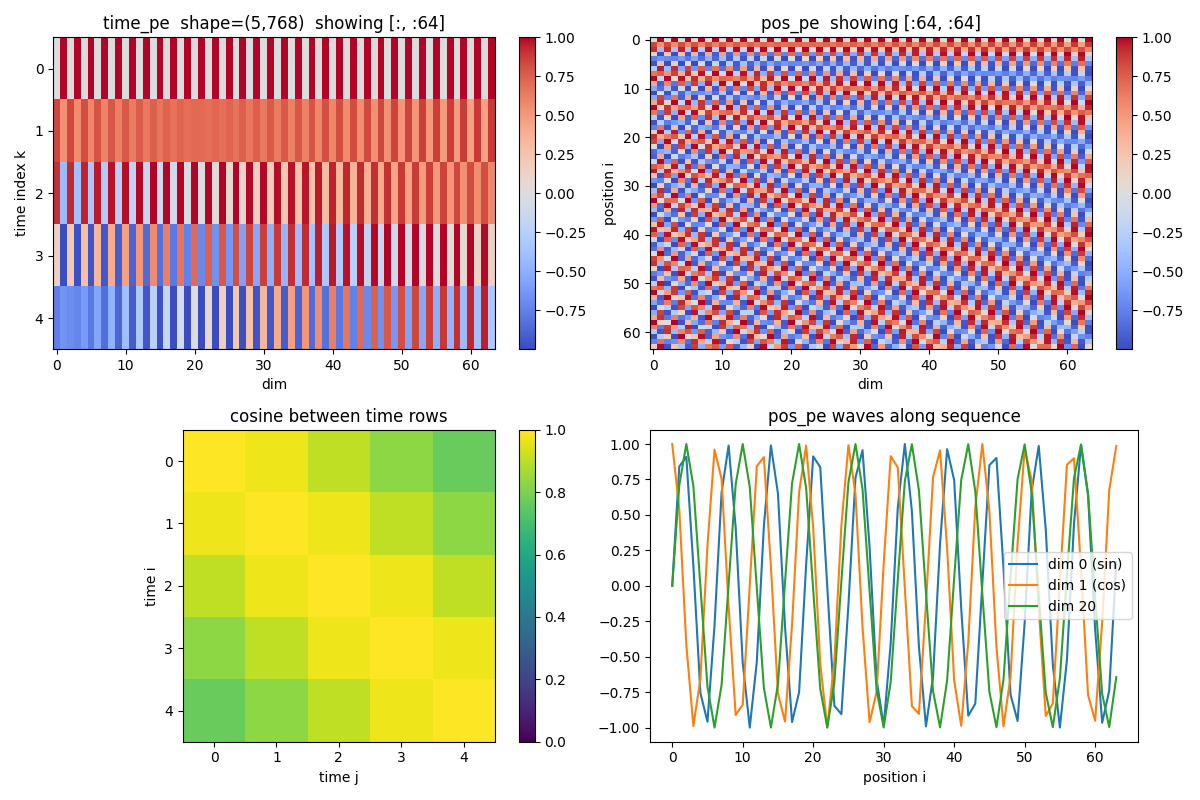

Source code (Python):
#!/usr/bin/env python3
"""JEPA data / PE EDA (2026-08-05).

Sanity-check LPS src↔tgt pairing and visualize TimePosSin encodings.
Output figure: docs/examples/jepa_eda.png (same dir as this script).
See docs/examples/JEPA_README.md.
"""
from datasets import load_from_disk
from pathlib import Path

ROOT = Path("/home/stuke1/perturbgen/T_perturb/tokenized_data/LPS_all_tps_2k")
OUT_PNG = Path(__file__).resolve().parent / "jepa_eda.png"
src = load_from_disk(ROOT / "dataset_2000_hvg_src/normal.dataset")
t1  = load_from_disk(ROOT / "dataset_2000_hvg_tgt/1_90m_LPS.dataset")
t2  = load_from_disk(ROOT / "dataset_2000_hvg_tgt/2_6h_LPS.dataset")
t3  = load_from_disk(ROOT / "dataset_2000_hvg_tgt/3_10h_LPS.dataset")

print(len(src), len(t1), src.column_names)
row = src[0]
print(type(row["input_ids"]), len(row["input_ids"]), min(row["input_ids"]), max(row["input_ids"]))
print(t1[0].keys())
print(t1[0]["cell_pairing_index"], src[0]["cell_pairing_index"])  # should match for same i

i = 0
print("types", src[i]["cell_type_harmonized"], t1[i]["cell_type_harmonized"])
print("times", src[i]["time_after_LPS"], t1[i]["time_after_LPS"])
print("pairing ids", src[i]["cell_pairing_index"], t1[i]["cell_pairing_index"])

i = 0  # change to 1, 100, ...

sample = {
    "src": src[i],
    "t1": t1[i],
    "t2": t2[i],
    "t3": t3[i],
}

print("=== Step B: getitem-style sample at i =", i, "===")
print(
    "types:",
    sample["src"]["cell_type_harmonized"],
    sample["t1"]["cell_type_harmonized"],
    sample["t2"]["cell_type_harmonized"],
    sample["t3"]["cell_type_harmonized"],
)
print(
    "times:",
    sample["src"]["time_after_LPS"],
    sample["t1"]["time_after_LPS"],
    sample["t2"]["time_after_LPS"],
    sample["t3"]["time_after_LPS"],
)

for name, row in sample.items():
    ids = row["input_ids"]
    print(
        f"{name}: L={len(ids)}  min={min(ids)} max={max(ids)}  "
        f"pairing={row['cell_pairing_index']}"
    )




import pickle
import torch
from torch.nn.utils.rnn import pad_sequence
from perturbgen.pp import TOKEN_DICTIONARY_FILE

with open(TOKEN_DICTIONARY_FILE, "rb") as f:
    gene_token_dict = pickle.load(f)

PAD = gene_token_dict["<pad>"]   # usually 0
CLS = gene_token_dict["<cls>"]
EOS = gene_token_dict["<eos>"]
print("PAD/CLS/EOS =", PAD, CLS, EOS)


def ids_to_tensor(ids, strip_special=False):
    t = torch.tensor(ids, dtype=torch.long)
    if strip_special:
        t = t[(t != CLS) & (t != EOS)]
    return t


def make_batch(indices, ds, strip_special=False):
    seqs = [ids_to_tensor(ds[i]["input_ids"], strip_special=strip_special) for i in indices]
    batch = pad_sequence(seqs, batch_first=True, padding_value=PAD)
    lengths = torch.tensor([len(s) for s in seqs])
    return batch, lengths


B_IDX = list(range(8))  # batch of 8 cells

src_batch, src_len = make_batch(B_IDX, src, strip_special=False)
t1_batch, t1_len = make_batch(B_IDX, t1, strip_special=True)
t2_batch, t2_len = make_batch(B_IDX, t2, strip_special=True)
t3_batch, t3_len = make_batch(B_IDX, t3, strip_special=True)

print("=== Step C: padded batch ===")
for name, batch, lengths in [
    ("src", src_batch, src_len),
    ("t1", t1_batch, t1_len),
    ("t2", t2_batch, t2_len),
    ("t3", t3_batch, t3_len),
]:
    print(
        f"{name}: shape={tuple(batch.shape)} dtype={batch.dtype} "
        f"max_id={int(batch.max())} lengths={lengths.tolist()}"
    )



import math
import matplotlib.pyplot as plt
import torch
import torch.nn.functional as F

def sinusoidal(length, d_model):
    pe = torch.zeros(length, d_model)
    position = torch.arange(0, length, dtype=torch.float).unsqueeze(1)
    div_term = torch.exp(
        torch.arange(0, d_model, 2).float() * -(math.log(10000.0) / d_model)
    )
    pe[:, 0::2] = torch.sin(position * div_term)
    pe[:, 1::2] = torch.cos(position * div_term)
    return pe  # (length, d_model)

D = 768
N_TIME = 5          # JEPA: n_time_steps+1 with n_time_steps=4
L_SHOW = 64         # first 64 positions (full max_seq is huge)
D_SHOW = 64         # first 64 dims (768 is hard to read)

time_pe = sinusoidal(N_TIME, D)
pos_pe = sinusoidal(2048, D)

fig, axes = plt.subplots(2, 2, figsize=(12, 8))

# 1) time_pe heatmap
im0 = axes[0, 0].imshow(time_pe[:, :D_SHOW].numpy(), aspect="auto", cmap="coolwarm")
axes[0, 0].set_title(f"time_pe  shape=({N_TIME},{D})  showing [:, :{D_SHOW}]")
axes[0, 0].set_ylabel("time index k")
axes[0, 0].set_xlabel("dim")
plt.colorbar(im0, ax=axes[0, 0], fraction=0.046)

# 2) pos_pe heatmap
im1 = axes[0, 1].imshow(pos_pe[:L_SHOW, :D_SHOW].numpy(), aspect="auto", cmap="coolwarm")
axes[0, 1].set_title(f"pos_pe  showing [:{L_SHOW}, :{D_SHOW}]")
axes[0, 1].set_ylabel("position i")
axes[0, 1].set_xlabel("dim")
plt.colorbar(im1, ax=axes[0, 1], fraction=0.046)

# 3) time cosine similarity
tn = F.normalize(time_pe, dim=1)
im2 = axes[1, 0].imshow(torch.mm(tn, tn.t()).numpy(), vmin=0, vmax=1, cmap="viridis")
axes[1, 0].set_title("cosine between time rows")
axes[1, 0].set_xlabel("time j"); axes[1, 0].set_ylabel("time i")
plt.colorbar(im2, ax=axes[1, 0], fraction=0.046)

# 4) one dim over positions (classic PE wave)
axes[1, 1].plot(pos_pe[:L_SHOW, 0].numpy(), label="dim 0 (sin)")
axes[1, 1].plot(pos_pe[:L_SHOW, 1].numpy(), label="dim 1 (cos)")
axes[1, 1].plot(pos_pe[:L_SHOW, 20].numpy(), label="dim 20")
axes[1, 1].set_title("pos_pe waves along sequence")
axes[1, 1].set_xlabel("position i"); axes[1, 1].legend()

plt.tight_layout()
plt.savefig(OUT_PNG, dpi=150, bbox_inches="tight")
print("Wrote", OUT_PNG)
plt.show()
